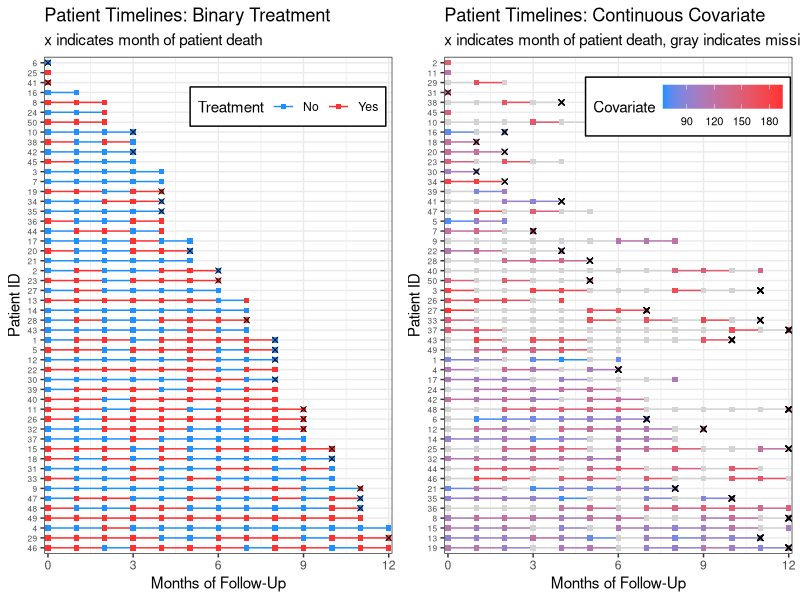
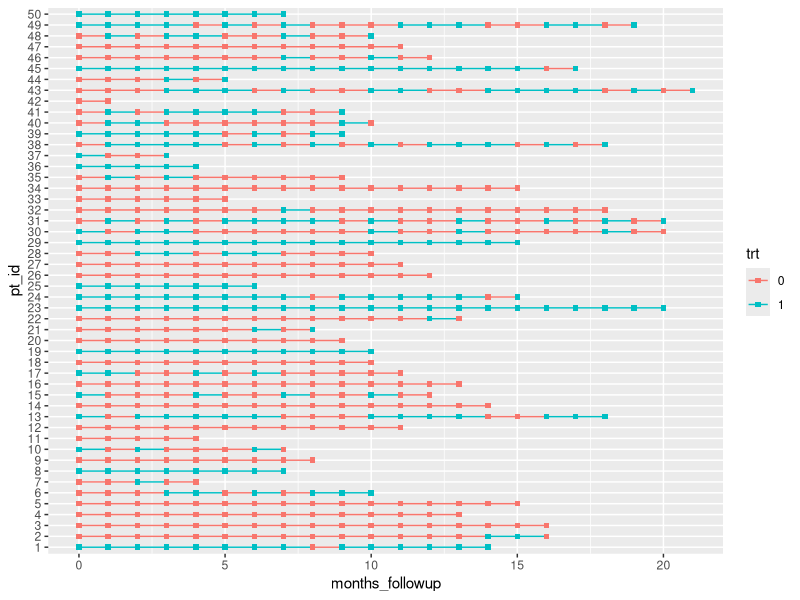
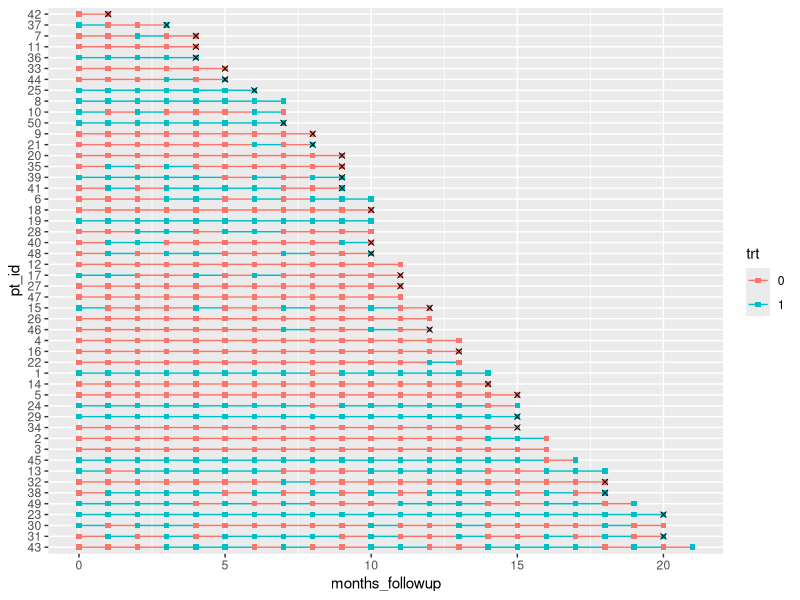
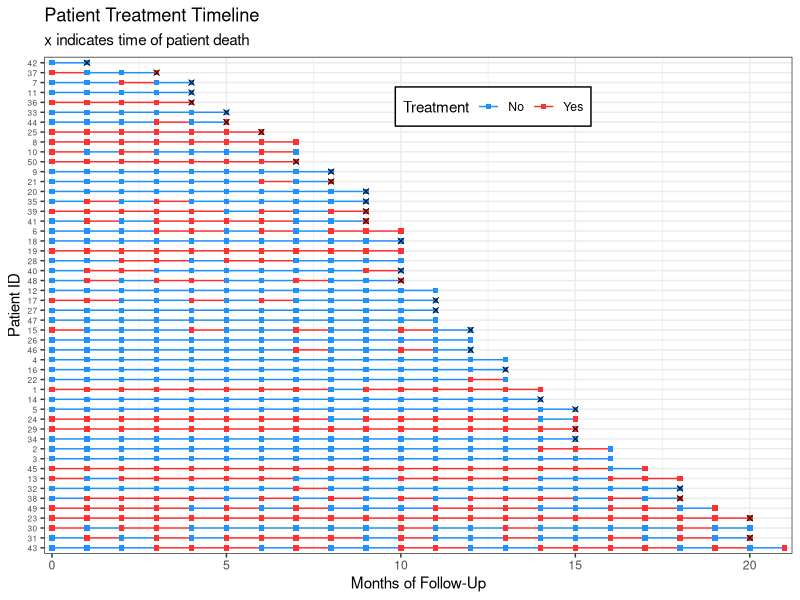
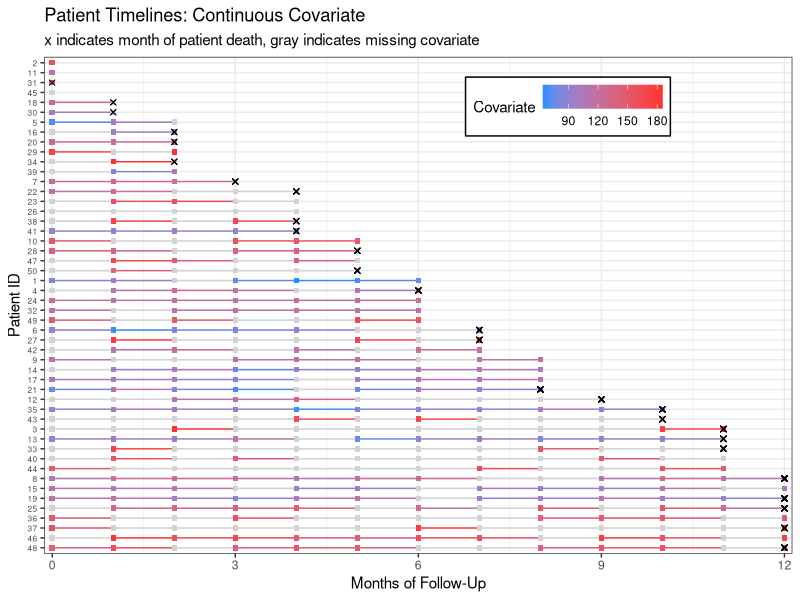
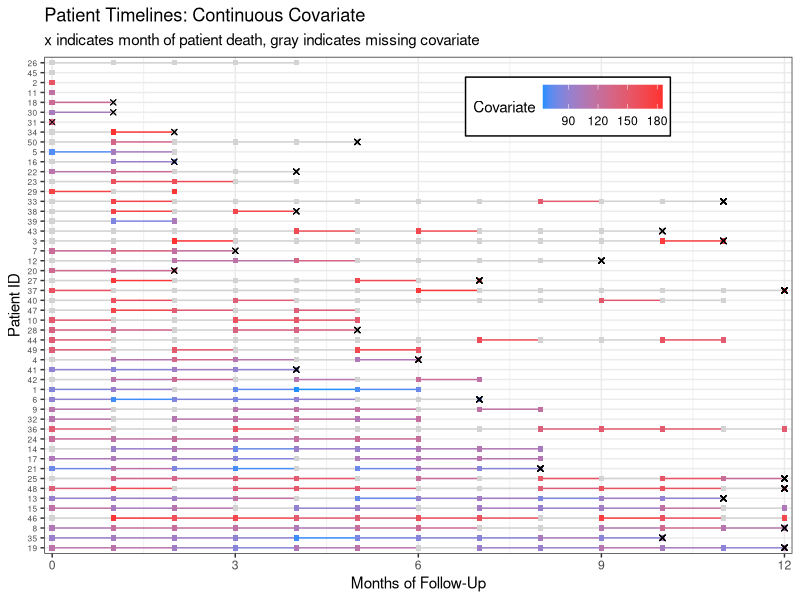

Generate these figures, in order, with R:
## ---- chunk 1
knitr::opts_chunk$set(echo = TRUE, results="asis")
## ---- chunk 2
library(tidyverse, warn.conflicts = F)
set.seed(777)
n <- 50
dat <- 
  tibble(.rows = n) %>%
  mutate(pt_id = factor(row_number()),
         months_followup = round(runif(n, 0, 12)),
         pt_trt_prob = runif(n, 0, 1),
         death = rbinom(n, 1, 0.5)) %>%
  group_by(pt_id) %>%
  complete(months_followup = full_seq(0:max(months_followup), 1)) %>%
  fill(pt_trt_prob, .direction = "up") %>%
  mutate(death = replace_na(death, 0),
         last_month_followup = max(months_followup),
         death_date = case_when(death == 1 ~ last_month_followup, TRUE ~ NA_real_)) %>%
  ungroup() %>%
  mutate(trt = rbinom(row_number(), 1, pt_trt_prob)) #%>%
  #mutate(trt  = ifelse(sample_n(., 30)$pt_id == pt_id, NA, trt)) 

dat_cc <- 
  tibble(.rows = n) %>%
  mutate(pt_id = row_number(),
         months_followup = round(runif(n, 0, 12)),
         pt_cov_mean = runif(n, 80, 180),
         death = rbinom(n, 1, 0.5)) %>%
  group_by(pt_id) %>%
  complete(months_followup = full_seq(0:max(months_followup), 1)) %>%
  fill(pt_cov_mean, death, .direction = "up") %>%
  mutate(last_month_followup = max(months_followup),
         death_date = case_when(death == 1 ~ last_month_followup, TRUE ~ NA_real_)) %>%
  ungroup() %>%
  mutate(cov = rnorm(row_number(), pt_cov_mean, 10)) 

dat_cc_samp <- dat_cc %>%
  mutate(idx = row_number()) %>%
  sample_frac(.4, weight = pt_cov_mean^3)  %>% # sample 40% of data, with weights for the sample determined by the patient's mean covariate. This would mean patients with a higher covariate are more likely to have missing data. Perhaps they are sicker patients!
  pull(idx)

dat_cc_miss  <- dat_cc %>%
  mutate(cov = case_when(row_number() %in% dat_cc_samp ~ NA_real_,
                         TRUE ~ cov)) %>%
  select(pt_id, months_followup, cov, death)

p <- dat %>%
  mutate(trt = factor(trt, levels=0:1, labels=c("No","Yes"))) %>%
  mutate(pt_id_ordered = fct_rev(fct_reorder(pt_id, last_month_followup)),
         death = fct_drop(factor(death))) %>%
  ggplot(aes(x = months_followup,
             y = pt_id_ordered,
             group = pt_id_ordered,
             col = trt)) +
  geom_line()  + 
  geom_point(shape = 15) + 
  geom_point(aes(x = death_date, y = pt_id_ordered), shape=4, col="black") +
  theme_bw() +
  labs(x = "Months of Follow-Up",
       y = "Patient ID",
       col = "Treatment",
       title = "Patient Timelines: Binary Treatment",
       subtitle = "x indicates month of patient death") +
  theme(axis.text.y = element_text(size=6),
        legend.position = c(.7, .9),
        legend.direction = "horizontal",
        legend.background = element_rect(linetype="solid", colour ="black")) +
  scale_x_continuous(expand=c(0.01,0.01)) +
  scale_color_manual(values=c("dodgerblue","firebrick1")) 

p2 <- dat_cc_miss %>%
  group_by(pt_id) %>%
  mutate(last_month_followup = max(months_followup),
         # a column containing how many measures we have for each patient
         n_measures = sum(!is.na(cov))) %>%
  ungroup() %>%
  mutate(
    # reorder IDs by number of measures we have for each patient
    pt_id = fct_rev(fct_reorder(factor(pt_id), n_measures)),
  month_death = case_when(death == 1 ~ last_month_followup, TRUE ~ NA_real_)) %>%
  ggplot(aes(x = months_followup, y = pt_id,
             group = pt_id, col = cov)) +
  geom_line()  + 
  geom_point(shape = 15) + 
  geom_point(aes(x = month_death, y = pt_id), shape=4, col="black") +
  theme_bw() +
  labs(x = "Months of Follow-Up", y = "Patient ID", col = "Covariate",
       title = "Patient Timelines: Continuous Covariate",
       subtitle = "x indicates month of patient death, gray indicates missing covariate") +
  theme(axis.text.y = element_text(size=6),
        legend.position = c(.7, .9),
        legend.direction = "horizontal",
        legend.background = element_rect(linetype="solid", colour ="black"),
        legend.text=element_text(size=8)) +
  scale_x_continuous(expand=c(0.01,0.01)) +
  scale_color_gradient(low="dodgerblue",high="firebrick1",na.value = "lightgray",
                       breaks=c(90, 120, 150, 180)) 

gridExtra::grid.arrange(p,p2,nrow=1)

## ---- chunk 3
library(tidyverse)
## ---- chunk 4
set.seed(7)
n <- 50 # The data sets I make these visualizations for are typically 100-500 patients in size, but for space purposes I'll set my n to only 50.
dat <- 
  tibble(.rows = n) %>%  # empty data frame / tibble with n rows
  mutate(pt_id = factor(row_number()),  # patient ids are 1-n
         pt_trt_prob = runif(n,0,1), # randomly generate a treatment probability for each patient so we can see patterns
         months_followup = round(runif(n, 0, 20) + 3 * pt_trt_prob), # randomly generate length of time in the study, which is affected by the prob of treatment
         death = rbinom(n, 1, .5)) %>% # death is not affected by treatment and randomly occurs at any time point. Obviously an unrealistic assumption. :)
  group_by(pt_id) %>%   # group by patient so we can do more data manipulation
  complete(months_followup = full_seq(0:max(months_followup), 1)) %>% # add in all the months patients are in the study
  fill(pt_trt_prob, .direction = "up") %>% # fill in the treatment probability I made earlier so I can use this to add treatment for every time point
  ungroup() %>% # no longer need patients grouped
  mutate(trt = factor(rbinom(row_number(), 1, pt_trt_prob^2)),  # fill in treatment for everyone based on their treatment probability
         death = replace_na(death, 0)) %>%  # also fill in death
  select(pt_id, months_followup, trt, death) # remove leftover columns from data generation
## ---- chunk 5
dat %>% filter(pt_id == 5) %>% knitr::kable()
## ---- chunk 6
dat %>%
  ggplot(aes(x = months_followup, y = pt_id, group = pt_id, col = trt)) +
  geom_line()  + 
  geom_point(shape = 15)
## ---- chunk 7
dat %>%
  group_by(pt_id) %>%
  # make a new column with all patients last follow up visit
  mutate(last_month_followup = max(months_followup), 
         # new variable for month that patients died, if they died
         month_death = case_when(death == 1 ~ last_month_followup, TRUE ~ NA_real_)) %>%
         # reorder pt id by last month of follow up (highest to lowest)
         # without fct_rev, chart is arranged in opposite direction (lowest to highest)
  ungroup() %>%
  mutate(pt_id = fct_rev(fct_reorder(pt_id, last_month_followup))) %>%
  ggplot(aes(x = months_followup, y = pt_id, group = pt_id, col = trt)) +
  geom_line()  + 
  geom_point(shape = 15) + 
  # add in a new mapping layer of points that correspond to death
  geom_point(aes(x = month_death, y = pt_id), col = "black", shape = 4) 
## ---- chunk 8
dat %>%
  group_by(pt_id) %>%
  mutate(last_month_followup = max(months_followup), 
         month_death = case_when(death == 1 ~ last_month_followup, TRUE ~ NA_real_)) %>%
  ungroup() %>%
  mutate(pt_id = fct_rev(fct_reorder(pt_id, last_month_followup)),
         # make the treatment variable labels nicer
         trt = factor(trt, levels=0:1, labels=c("No","Yes"))) %>%
  ggplot(aes(x = months_followup, y = pt_id, group = pt_id, col = trt)) +
  geom_line()  + 
  geom_point(shape = 15) + 
  geom_point(aes(x = month_death, y = pt_id), col = "black", shape = 4) +
  theme_bw() +
  labs(x = "Months of Follow-Up", y = "Patient ID", col = "Treatment",
       title = "Patient Treatment Timeline",
       subtitle = "x indicates time of patient death") +
  # edit legend box and make patient ids small
  theme(axis.text.y = element_text(size=6),
        legend.position = c(.6, .9), legend.direction = "horizontal",
        legend.background = element_rect(linetype="solid", colour ="black")) +
  # remove extra space around timeline
  scale_x_continuous(expand=c(0.01,0.01)) +
  # set the color of the lines and points
  scale_color_manual(values=c("dodgerblue","firebrick1"))
## ---- chunk 9
dat_cc_samp <- dat_cc %>%
  mutate(idx = row_number()) %>%
  sample_frac(.4, weight = pt_cov_mean^3)  %>% # sample 40% of data, with weights for the sample determined by the patient's mean covariate. This would mean patients with a higher covariate are more likely to have missing data. Perhaps they are sicker patients!
  pull(idx)

dat_cc_miss  <- dat_cc %>%
  mutate(cov = case_when(row_number() %in% dat_cc_samp ~ NA_real_,
                         TRUE ~ cov)) %>%
  select(pt_id, months_followup, cov, death)
## ---- chunk 10
knitr::kable(head(dat_cc_miss))
## ---- chunk 11
dat_cc_miss %>%
  group_by(pt_id) %>%
  mutate(last_month_followup = max(months_followup), 
         month_death = case_when(death == 1 ~ last_month_followup, TRUE ~ NA_real_)) %>%
  ungroup() %>%
  mutate(pt_id = fct_rev(fct_reorder(factor(pt_id), last_month_followup))) %>%
  ggplot(aes(x = months_followup, y = pt_id,
             group = pt_id, col = cov)) +
  geom_line()  + 
  geom_point(shape = 15) + 
  geom_point(aes(x = month_death, y = pt_id), shape=4, col="black") +
  theme_bw() +
  labs(x = "Months of Follow-Up", y = "Patient ID", col = "Covariate",
       title = "Patient Timelines: Continuous Covariate",
       subtitle = "x indicates month of patient death, gray indicates missing covariate") +
  theme(axis.text.y = element_text(size=6),
        legend.position = c(.7, .9),
        legend.direction = "horizontal",
        legend.background = element_rect(linetype="solid", colour ="black")) +
  scale_x_continuous(expand=c(0.01,0.01)) +
  scale_color_gradient(low="dodgerblue", high="firebrick1", na.value = "lightgray") 
## ---- chunk 12
dat_cc_miss %>%
  group_by(pt_id) %>%
  mutate(last_month_followup = max(months_followup),
         # a column containing how many measures we have for each patient
         n_measures = sum(!is.na(cov))) %>%
  ungroup() %>%
  mutate(
    # reorder IDs by number of measures we have for each patient
    pt_id = fct_rev(fct_reorder(factor(pt_id), n_measures)),
  month_death = case_when(death == 1 ~ last_month_followup, TRUE ~ NA_real_)) %>%
  ggplot(aes(x = months_followup, y = pt_id,
             group = pt_id, col = cov)) +
  geom_line()  + 
  geom_point(shape = 15) + 
  geom_point(aes(x = month_death, y = pt_id), shape=4, col="black") +
  theme_bw() +
  labs(x = "Months of Follow-Up", y = "Patient ID", col = "Covariate",
       title = "Patient Timelines: Continuous Covariate",
       subtitle = "x indicates month of patient death, gray indicates missing covariate") +
  theme(axis.text.y = element_text(size=6),
        legend.position = c(.7, .9),
        legend.direction = "horizontal",
        legend.background = element_rect(linetype="solid", colour ="black")) +
  scale_x_continuous(expand=c(0.01,0.01)) +
  scale_color_gradient(low="dodgerblue",high="firebrick1",na.value = "lightgray") 
